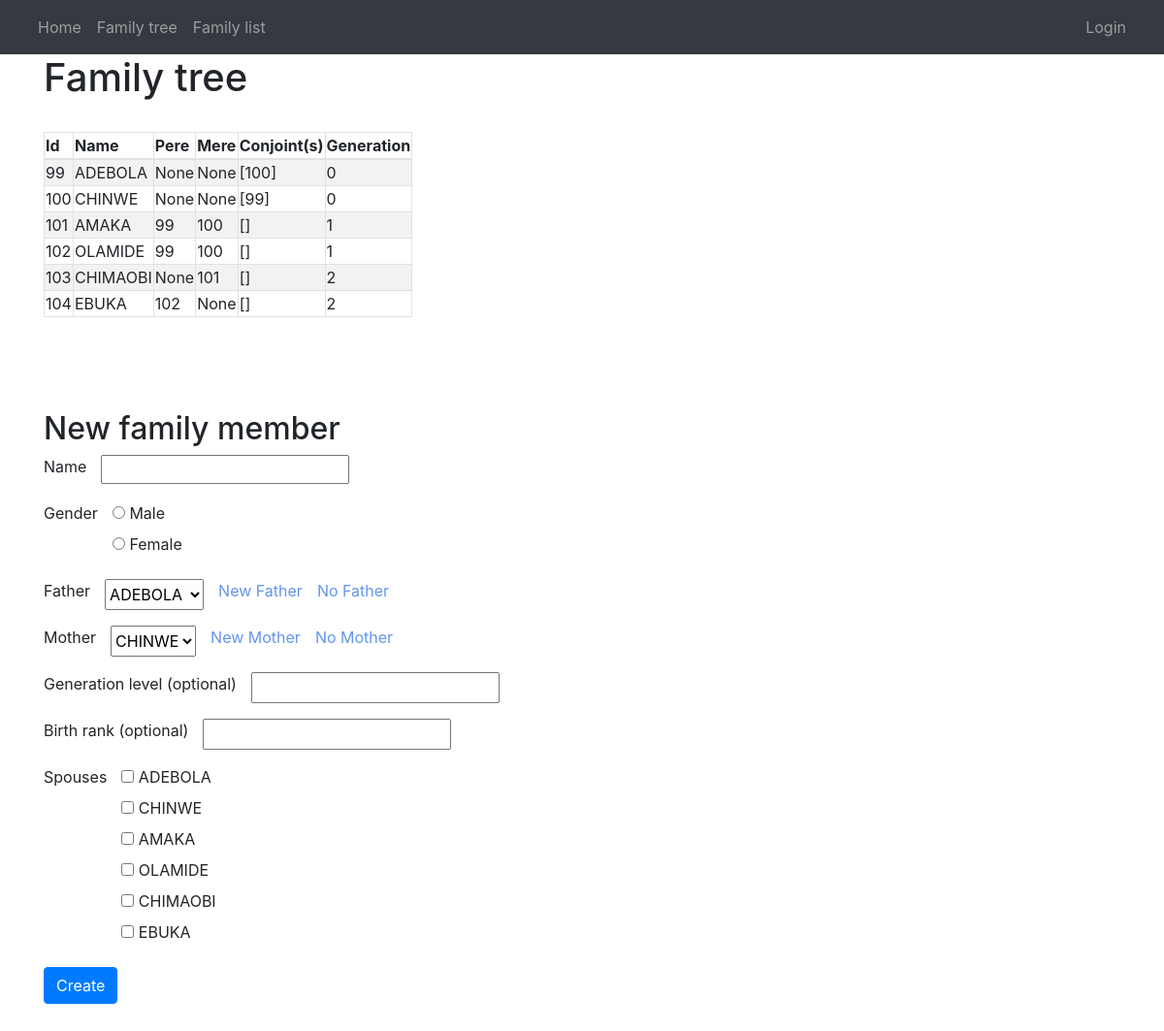
The page /home on the database its author committed.
### main/models.py (models this page shows, shortened)
class Individu(models.Model):
    name = models.CharField(max_length=255)
    gender = models.CharField(max_length=5)
    generation = models.IntegerField(null=True, blank=True)
    parent_male_id= models.IntegerField(null=True, blank=True)
    parent_female_id = models.IntegerField(null=True, blank=True)
    birth_rank = models.IntegerField(null=True, blank=True)
    spouses = models.ManyToManyField("self", blank=True)
    dead = models.BooleanField(default=False)
    youngdead = models.BooleanField(default=False)
    birth_date = models.DateField(null=True, blank=True)
    birth_place = models.CharField(max_length=255, null=True, blank=True)
    email = models.CharField(max_length=255, null=True, blank=True)
    telephone = models.CharField(max_length=255, null=True, blank=True)
    profession = models.CharField(max_length=255, null=True, blank=True)
    country = models.CharField(max_length=255, null=True, blank=True)
    city = models.CharField(max_length=255, null=True, blank=True)
    linkedin = models.CharField(max_length=255, null=True, blank=True)
    twitter = models.CharField(max_length=255, null=True, blank=True)
    facebook = models.CharField(max_length=255, null=True, blank=True)
    instagram = models.CharField(max_length=255, null=True, blank=True)
    aboutme = models.TextField(null=True, blank=True)
    isIncomingSpouse = models.BooleanField(default=False)
    sFatherName = models.CharField(max_length=255, null=True, blank=True)
    sFatherDead = models.BooleanField(default=False)
    sMotherName = models.CharField(max_length=255, null=True, blank=True)
    sMotherDead = models.BooleanField(default=False)
    photoName = models.CharField(max_length=255, null=True, blank=True)
    photoPath = models.ImageField (upload_to="photos/" ,null=True, blank=True)
    @property
    def spouseslist(self):
        return list(self.spouses.all())

### main/views.py (the view, shortened to what this page needs)
# urls.py: path('home', views.Family, name="home"),
def Family(request):
    PARENT_MALES = []
    for pm in Individu.objects.filter(gender='m'):
        PARENT_MALES.append((pm.id, pm.name))
    PARENT_FEMALES = []
    for pm in Individu.objects.filter(gender='f'):
        PARENT_FEMALES.append((pm.id, pm.name))
    SPOUSES = []
    for pm in Individu.objects.all():
        SPOUSES.append((pm.id, pm.name))
    if request.method == 'POST':
        form = FamilyMemberForm(PARENT_MALES, PARENT_FEMALES, SPOUSES, request.POST)
        name = request.POST['name']
        genderValue = request.POST['genderValue']
        fatherId = request.POST['fatherId']
        newFatherCheck = request.POST['newFatherCheck']
        newFatherName = request.POST['newFatherName']
        noFatherCheck = request.POST['noFatherCheck']
        motherId = request.POST['motherId']
        newMotherCheck = request.POST['newMotherCheck']
        newMotherName = request.POST['newMotherName']
        noMotherCheck = request.POST['noMotherCheck']
        generationLevel = request.POST['generationLevel']
        birthRank = request.POST['birthRank']
        spouseValues = request.POST['spouseValues']
        if noFatherCheck == 'true':
            fatherId = None
        elif newFatherCheck == 'true':
            indiv = Individu(
                name = newFatherName,
                gender = 'm'
            )
            indiv.save()
            fatherId = indiv.id
        if noMotherCheck == 'true':
            motherId = None
        elif newMotherCheck == 'true':
            indiv = Individu(
                name = newMotherName,
                gender = 'f'
            )
            indiv.save()
            motherId = indiv.id
        fm = Individu(
            name = name,
            gender = genderValue,
            generation = None if generationLevel == '' else generationLevel,
            parent_male_id = fatherId,
            parent_female_id = motherId,
            birth_rank = None if birthRank == '' else birthRank
        )
        fm.save()
        fm.spouses.set(spouseValues)
        fm.save()
        return JsonResponse({"message": "Success"}, status = 200)
    else:
        form = FamilyMemberForm(PARENT_MALES, PARENT_FEMALES, SPOUSES)
        FAMILY = []
        FAMILY_GENERATIONS = []
        GENERATION_0 = []
        for indiv in Individu.objects.all():
            indiv_spouses = []
            for pm in indiv.spouseslist:
                indiv_spouses.append(pm.id)
            indivItem = {
                "id": indiv.id,
                "name": indiv.name,
                "gender": indiv.gender,
                "father": indiv.parent_male_id,
                "mother": indiv.parent_female_id,
                "spouses": indiv_spouses,
                "generation": None
            }
            if not indiv.parent_male_id and not indiv.parent_female_id:
                sp_flag = False
                if len(indiv_spouses)  > 0 :
                    for isp in indiv_spouses:
                        isp_obj = Individu.objects.get(id=isp)
                        if isp_obj.parent_male_id or isp_obj.parent_female_id:
                            sp_flag = True
                if not sp_flag:
                    indivItem["generation"] = 0
                    GENERATION_0.append(indiv.id)
            FAMILY.append(indivItem)
        FAMILY_GENERATIONS.append(GENERATION_0)
        unsolved_generations = False
        for idf in FAMILY:
            if idf["generation"] == None:
                unsolved_generations = True
                break
        fgi = 0
        while unsolved_generations:
            NEW_GEN = []
            for indfam in FAMILY:
                for ig0 in FAMILY_GENERATIONS[fgi]:
                    currentIndiv = None
                    for ig0item in FAMILY:
                        if ig0item["id"] == ig0:
                            currentIndiv = ig0item
                            break
                    if indfam["father"] == ig0 or indfam["mother"] == ig0:
                        indfam["generation"] = currentIndiv["generation"]+1
                        NEW_GEN.append(indfam["id"])
            NEW_GEN = list(dict.fromkeys(NEW_GEN))
            FAMILY_GENERATIONS.append(NEW_GEN)
            unsolved_generations = False
            for idf in FAMILY:
                if idf["generation"] == None:
                    unsolved_generations = True
                    fgi += 1
                    break
        nb_gen = len(FAMILY_GENERATIONS)
        largest_gen = {"rank":0, "size":0}
        for index, fg in enumerate(FAMILY_GENERATIONS):
            if len(fg) >= largest_gen["size"]:
                largest_gen["rank"]= index
                largest_gen["size"]= len(fg)
        print(largest_gen)
        print(nb_gen)
        context = {"form":form, "family": FAMILY, "len_family":len(FAMILY)}
        return render(request, 'main/home.html', context)

### main/templates/main/home.html (shortened to what this page needs)
{% extends 'main/base.html' %}
{% load static %}
{% block css_styles %}
<link rel="stylesheet" href="{% static '/css/family_tree/style.css' %}">
{% endblock %}
{% block content %}
<h1>Family tree</h1>
<br>
<table class="table-striped table-bordered">
    <thead>
        <th>Id</th>
        <th>Name</th>
        <th>Pere </th>
        <th>Mere</th>
        <th>Conjoint(s)</th>
        <th>Generation</th>
    </thead>
    {% if len_family > 0 %}
    <tbody>
        {% for item in family %}
        <tr>
            <td>{{item.id}}</td>
            <td>{{item.name}}</td>
            <td>{{item.father}}</td>
            <td>{{item.mother}}</td>
            <td>{{item.spouses}}</td>
            <td>{{item.generation}}</td>
        </tr>
        {% endfor %}
    </tbody>
    {% else %}
    <span>No income</span>
    {% endif %}
</table>
<br>
<br>
<br>
<br>
<form class="mb-5" action="" method="POST">
    <h2 class="signin_sentence">New family member</h2>
    <div class="form-group">
        <label for="">Name</label>
        <div class="input_container">
            {{form.name}}
        </div>
    </div>
    <div class="form-group">
        <label for="">Gender</label>
        {{form.gender}}
    </div>
    <div class="form-group">
        <label for="">Father</label>
        {{form.parent_male}}
        <label class="new_income_category" for="new_parent_male_check">
            <span id="new_parent_male_span">New Father</span>
        </label>
        <label class="new_income_category" for="no_parent_male_check">
            <span id="no_parent_male_span">No Father</span>
        </label>
    </div>
    <div class="form-group">
        <label for="">Mother</label>
        {{form.parent_female}}
        <label class="new_income_category" for="new_parent_female_check">
            <span id="new_parent_female_span">New Mother</span>
        </label>
        <label class="new_income_category" for="no_parent_female_check">
            <span id="no_parent_female_span">No Mother</span>
        </label>
    </div>
    <div class="form-group">
        <label for="">Generation level (optional)</label>
        {{form.generation_level}}
    </div>
    <div class="form-group">
        <label for="">Birth rank (optional)</label>
        {{form.birth_rank}}
    </div>
    <div class="form-group">
        <label for="">Spouses</label>
        {{form.spouse}}
    </div>
    <button class="btn btn-primary" type="submit" id="create_income_btn">Create</button>
</form>
{% endblock %}

### assets/css/family_tree/style.css (style rules this page uses)
.form-group, .input_container { position: relative; width: fit-content !important; }
.form-group { display: flex; gap: 15px; }
.new_income_category span { color: cornflowerblue; }

### rows shown on the page
Individu: name "ADEBOLA"
Individu: name "CHINWE"
Individu: name "AMAKA"
Individu: name "OLAMIDE"
Individu: name "CHIMAOBI"
Individu: name "EBUKA"

### other values the page prints
{{ item.id }} "99" "100" "101" "102" "103" "104"
{{ item.father }} "None" "None" "99" "99" "None" "102"
{{ item.mother }} "None" "None" "100" "100" "101" "None"
{{ item.spouses }} "[100]" "[99]" "[]" "[]" "[]" "[]"
{{ item.generation }} "0" "0" "1" "1" "2" "2"
